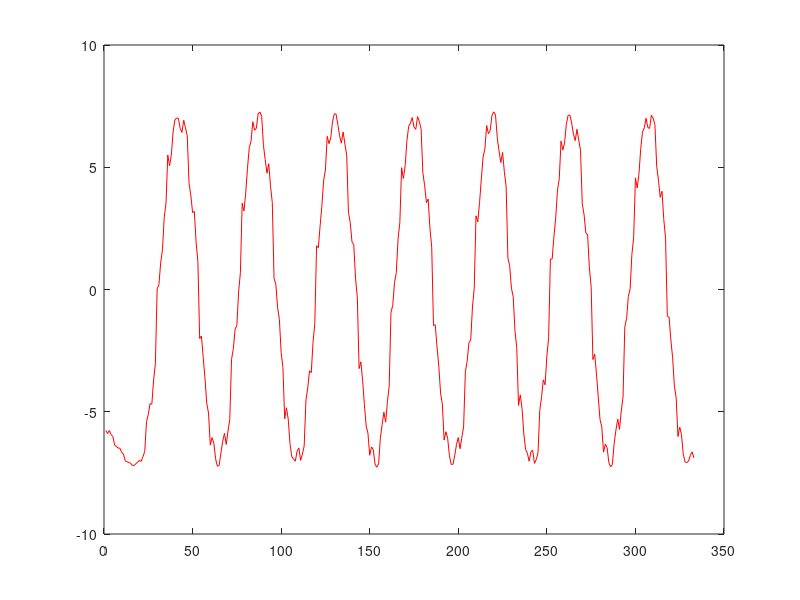
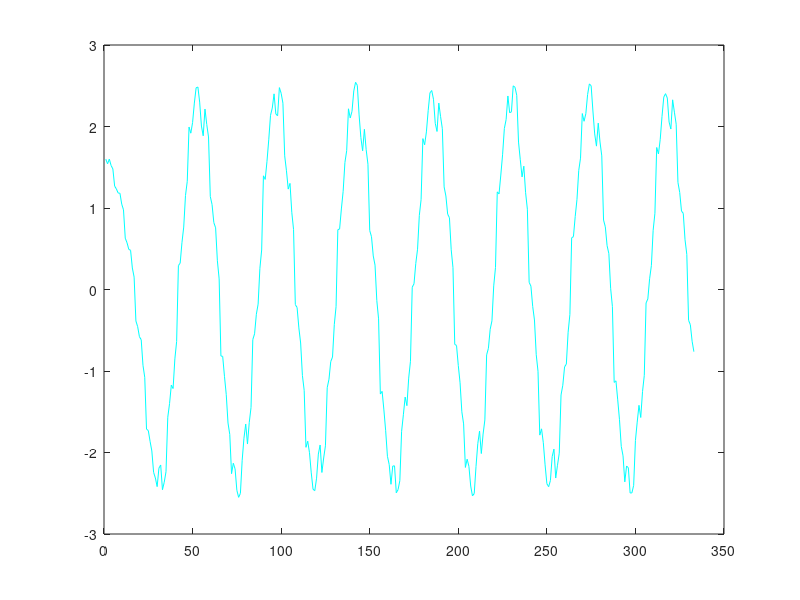
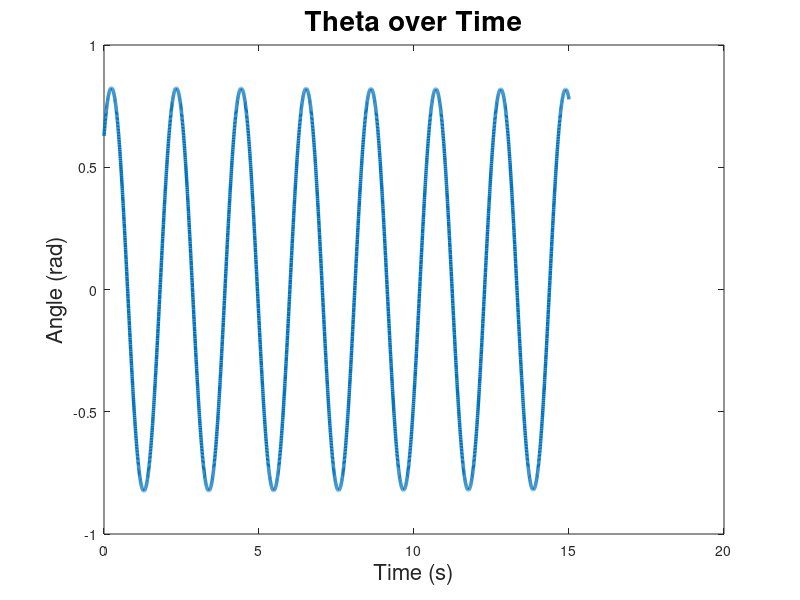

Write the MATLAB code that produced these figures, in order.
function E2_Q8()      
    %% Specify initial conditions
    z1_0 = pi/5;    %theta
    z2_0 = 1.6; %theta dot
    z3_0 =4; %initial spring length
    z4_0=.2; %initial spring acceleration
    d=0; %m, arm length of the spining column, constant
    omega=0; %rad/sec
%%
    tddA=[];tdA=[];
    Z_0 = [z3_0, z4_0, z1_0, z2_0]; %z1 = ld,ldd,td,tdd
    t_span = [0:0.004:15];  %time span for simulation 
    [time, zout] = ode45(@sphpend_fun, t_span, Z_0);
    
   
%%
    function states = sphpend_fun(T, ZZ) %all phi = 0 b/c planar spring pendulum
        %% ICs:
        g = 9.81; % gravitational acceleration in m/s^2
        m = 1; % mass = 3.0 kg, assume rod has neglible mass
        k=2; %N/m, spring constant
        lo=1; %m 
        
        %Extract positions and velocities from incoming integrated vector
        ld=0; td=ZZ(4);
        l=9; t=ZZ(3);
        
        ldd=0;%( ((k*(lo-l)-m*g*cos(t))/m) +(2*ld^2)+(l*ld^2)+(ld) )/(-l);
        T1=(ld);
        tdd=( -g*sin(t)); %+d*omega^2*cos(t)-2*omega*ld-2*omega*l*ld-omega*l)/-l;
        
        tddA=[tddA,tdd];
        tdA=[tdA,td];

        states = [ld;ldd; td;tdd];
    end

      plot(tddA, 'r')
      figure;
      plot(tdA, 'c')
      figure;
      plot(time, zout(:,3),'LineWidth',2.5)
      xlabel('Time (s)', 'FontSize', 16)
      ylabel('Angle (rad)','FontSize', 16)
      title('Theta over Time','FontSize', 20)


%     figure;
%     plot(time, zout(:,1),'m','LineWidth',2.5)
%     xlabel('Time (s)', 'FontSize', 16)
%     ylabel('Length Spring (m)','FontSize', 16)
%     title('Spring Length over Time','FontSize', 20)
% 
%     figure;
%     plot(time, zout(:,3),'LineWidth',3)
%     xlabel('Time (s)', 'FontSize', 16)
%     ylabel('Angle (rad)','FontSize', 16)
%     title('Theta over Time','FontSize', 20)
end
